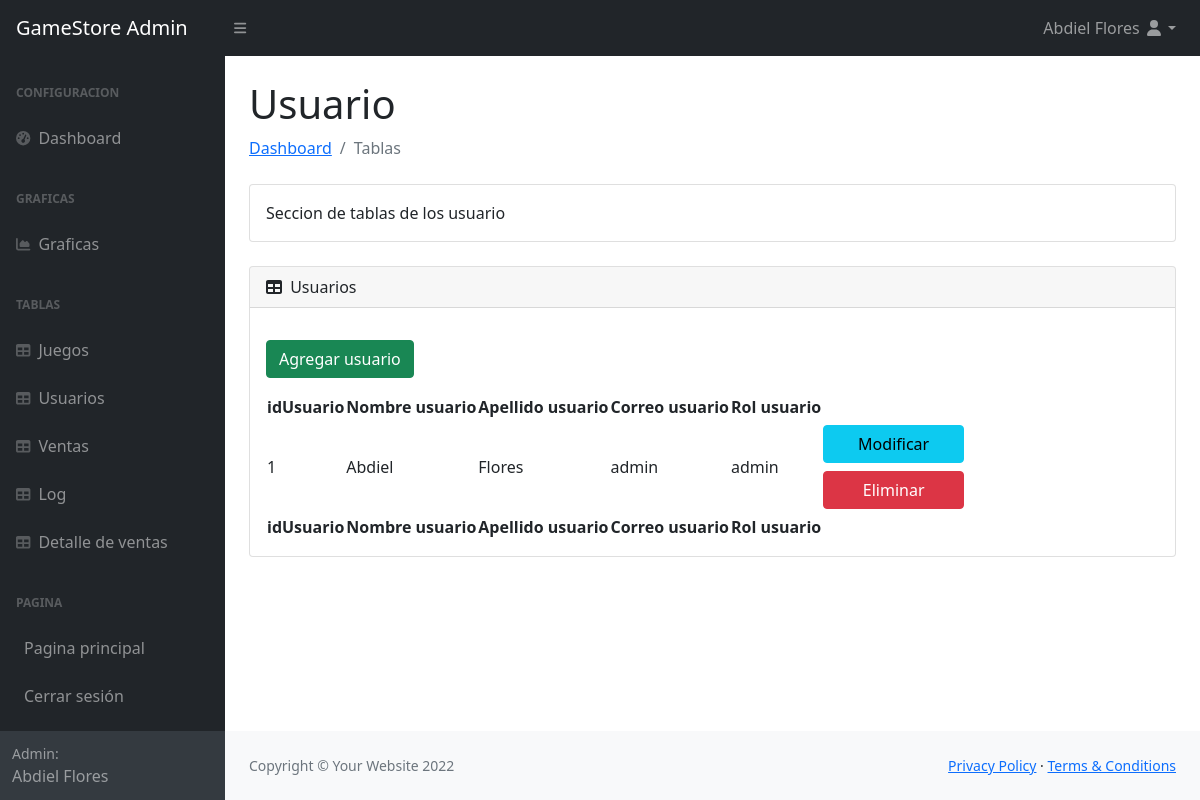
/dashboard/tablesUsuario.php (signed in), run on an earlier commit of the app's database.
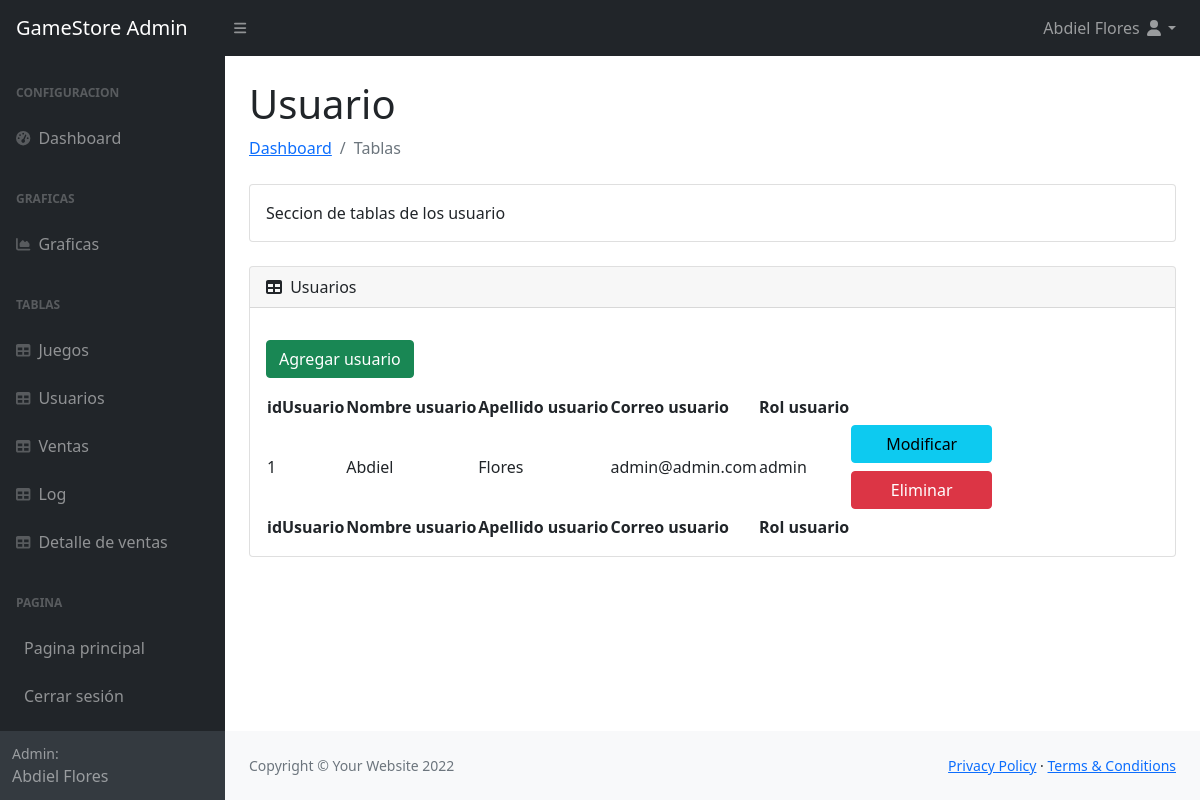
And on a later commit of the database.
### tables this page shows
CREATE TABLE usuario(
idUsuario INT PRIMARY KEY AUTO_INCREMENT, 
nombreUsuario VARCHAR(50) NOT NULL,
apellidoUsuario VARCHAR(50) NOT NULL,  
correoUsuario VARCHAR(50) NOT NULL UNIQUE,  
passwordUsuario VARCHAR(1000) NOT NULL,
rolUsuario ENUM('user','admin') DEFAULT 'user' NOT NULL
);

### database/conexion.php (called while the page is built, shortened)
<?php
$password = 'password';
?>

### dashboard/tablesUsuario.php (the view, shortened to what this page needs)
<?php
    require '../database/conexion.php';
    $nombre = $_SESSION["nombre"];
    $apellido = $_SESSION["apellido"];
    $query = "SELECT * FROM usuario;";
    $sql = $conn->prepare($query);
    $sql->execute();
    $resultado = $sql->fetchAll(PDO::FETCH_ASSOC);
?>
<!DOCTYPE html>
<html lang="es">
    <head>
        <link href="https://cdn.jsdelivr.net/npm/bootstrap@5.0.2/dist/css/bootstrap.min.css" rel="stylesheet">
        <link href="https://cdn.jsdelivr.net/npm/simple-datatables@latest/dist/style.css" rel="stylesheet" />
        <link href="css/styles.css" rel="stylesheet" />
    </head>
    <body class="sb-nav-fixed">
        <nav class="sb-topnav navbar navbar-expand navbar-dark bg-dark">
            <a class="navbar-brand ps-3" href="principal.php">GameStore Admin</a>
            <button class="btn btn-link btn-sm order-1 order-lg-0 me-4 me-lg-0" id="sidebarToggle" href="#!"><i class="fas fa-bars"></i></button>
            <ul class="navbar-nav ms-auto me-0 me-md-3 my-2 my-md-0">
                <li class="nav-item dropdown">
                    <a class="nav-link dropdown-toggle" id="navbarDropdown" href="#" role="button" data-bs-toggle="dropdown" aria-expanded="false"> <?php echo $nombre." ".$apellido."  ";?><i class="fas fa-user fa-fw"></i></a>
                </li>
            </ul>
        </nav>
        <div id="layoutSidenav">
        <div id="layoutSidenav_nav">
                <nav class="sb-sidenav accordion sb-sidenav-dark" id="sidenavAccordion">
                    <div class="sb-sidenav-menu">
                        <div class="nav">
                            <div class="sb-sidenav-menu-heading">Configuracion</div>
                            <a class="nav-link" href="principal.php">
                                <div class="sb-nav-link-icon"><i class="fas fa-tachometer-alt"></i></div>
                                Dashboard
                            </a>
                            <div class="sb-sidenav-menu-heading">GRAFICAS</div>
                            <a class="nav-link" href="charts.php">
                                <div class="sb-nav-link-icon"><i class="fas fa-chart-area"></i></div>
                                Graficas
                            </a>
                            <div class="sb-sidenav-menu-heading">Tablas</div>
                            <a class="nav-link" href="tables.php">
                                <div class="sb-nav-link-icon"><i class="fas fa-table"></i></div>
                                Juegos
                            </a>
                            <a class="nav-link" href="tablesUsuario.php">
                                <div class="sb-nav-link-icon"><i class="fas fa-table"></i></div>
                                Usuarios
                            </a>
                            <a class="nav-link" href="tablesVentas.php">
                                <div class="sb-nav-link-icon"><i class="fas fa-table"></i></div>
                                Ventas
                            </a>
                            <a class="nav-link" href="tablaLog.php">
                                <div class="sb-nav-link-icon"><i class="fas fa-table"></i></div>
                                Log
                            </a>
                            <a class="nav-link" href="tablaDetalleVenta.php">
                                <div class="sb-nav-link-icon"><i class="fas fa-table"></i></div>
                                Detalle de ventas
                            </a>
                            <div class="sb-sidenav-menu-heading">Pagina</div>
                            <a class="nav-link" href="../index.php">
                                Pagina principal
                            </a>
                            <a class="nav-link" href="../database/salir.php">
                                Cerrar sesión
                            </a>
                        </div>
                    </div>
                    <div class="sb-sidenav-footer">
                        <div class="small">Admin:</div>
                        <?php echo $nombre." ".$apellido."  ";?>
                    </div>
                </nav>
            </div>
            <div id="layoutSidenav_content">
                <main>
                    <div class="container-fluid px-4">
                        <h1 class="mt-4">Usuario</h1>
                        <ol class="breadcrumb mb-4">
                            <li class="breadcrumb-item"><a href="principal.php">Dashboard</a></li>
                            <li class="breadcrumb-item active">Tablas</li>
                        </ol>
                        <div class="card mb-4">
                            <div class="card-body">
                                Seccion de tablas de los usuario
                            </div>
                        </div>
                        <div class="card mb-4">
                            <div class="card-header">
                                <i class="fas fa-table me-1"></i>
                                Usuarios
                            </div>
                            <div class="card-body">
                                <table id="datatablesSimple">
                                    <button type="button" class="btn btn-success my-3" data-bs-toggle="modal" data-bs-target="#agregarUsuario">
                                        Agregar usuario
                                    </button>
                                    <thead>
                                        <tr>
                                            <th>idUsuario</th>
                                            <th>Nombre usuario</th>
                                            <th>Apellido usuario</th>
                                            <th>Correo usuario</th>
                                            <th>Rol usuario</th>
                                        </tr>
                                    </thead>
                                    <tfoot>
                                        <tr>
                                            <th>idUsuario</th>
                                            <th>Nombre usuario</th>
                                            <th>Apellido usuario</th>
                                            <th>Correo usuario</th>
                                            <th>Rol usuario</th>
                                        </tr>
                                    </tfoot>
                                    <tbody>
                                        <?php foreach($resultado as $row) {?>
                                            <?php
                                                $id = $row['idUsuario'];
                                                $nombreUsuario = $row['nombreUsuario'];
                                                $apellidoUsuario = $row['apellidoUsuario'];
                                                $correoUsuario = $row['correoUsuario'];
                                                $rolUsuario = $row['rolUsuario'];
                                            ?>
                                            <tr>
                                                <td><?php echo $id;?> </td>
                                                <td><?php echo $nombreUsuario;?> </td>
                                                <td><?php echo $apellidoUsuario;?> </td>
                                                <td><?php echo $correoUsuario;?> </td>
                                                <td><?php echo $rolUsuario;?> </td>
                                                <td>
                                                    <button type="button"   id="<?php echo $id;?>" class="btn btn-info col-12  my-1 px-0" data-bs-toggle="modal" data-bs-target="#modificarUsuario"  onClick="datos(<?php echo $id ?>,'<?php echo $nombreUsuario ?>','<?php echo $apellidoUsuario ?>','<?php echo $correoUsuario ?>','<?php echo $password ?>','<?php echo $rolUsuario ?>')">
                                                        Modificar
                                                    </button>
                                                    <button type="button"  id="<?php echo $id;?>" class="btn btn-danger col-12  my-1 px-0" data-bs-toggle="modal" data-bs-target="#eliminarUsuario"   onClick="eliminardatos(<?php echo $id ?>)">
                                                        Eliminar
                                                    </button>
                                                </td>
                                            </tr>
                                        <?php }?>
                                    </tbody>
                                </table>
                            </div>
                        </div>
                    </div>
                </main>
                <footer class="py-4 bg-light mt-auto">
                    <div class="container-fluid px-4">
                        <div class="d-flex align-items-center justify-content-between small">
                            <div class="text-muted">Copyright &copy; Your Website 2022</div>
                            <div>
                                <a href="#">Privacy Policy</a>
                                &middot;
                                <a href="#">Terms &amp; Conditions</a>
                            </div>
                        </div>
                    </div>
                </footer>
            </div>
        </div>
    </body>
</html>

What changed in the data, as far as the page shows it:
changed usuario "Abdiel": correoUsuario "admin" → "admin@admin.com"
